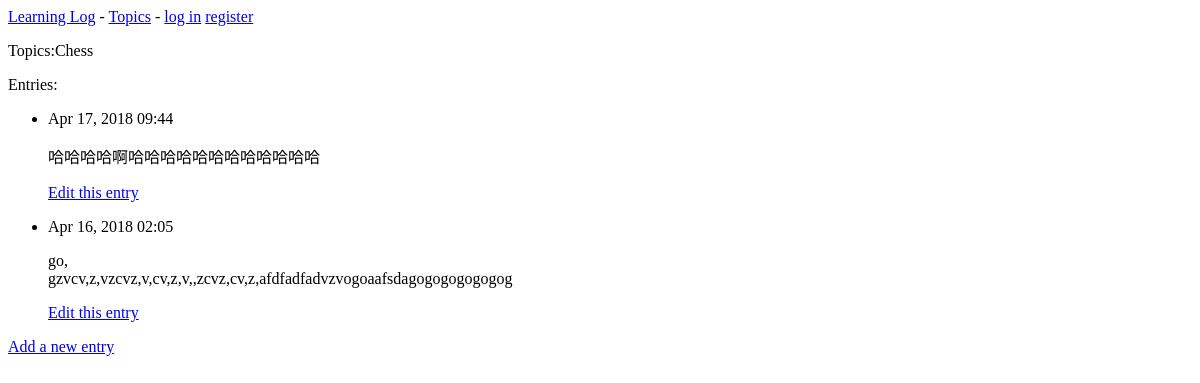
Page /topics/1/ on the earlier database version.
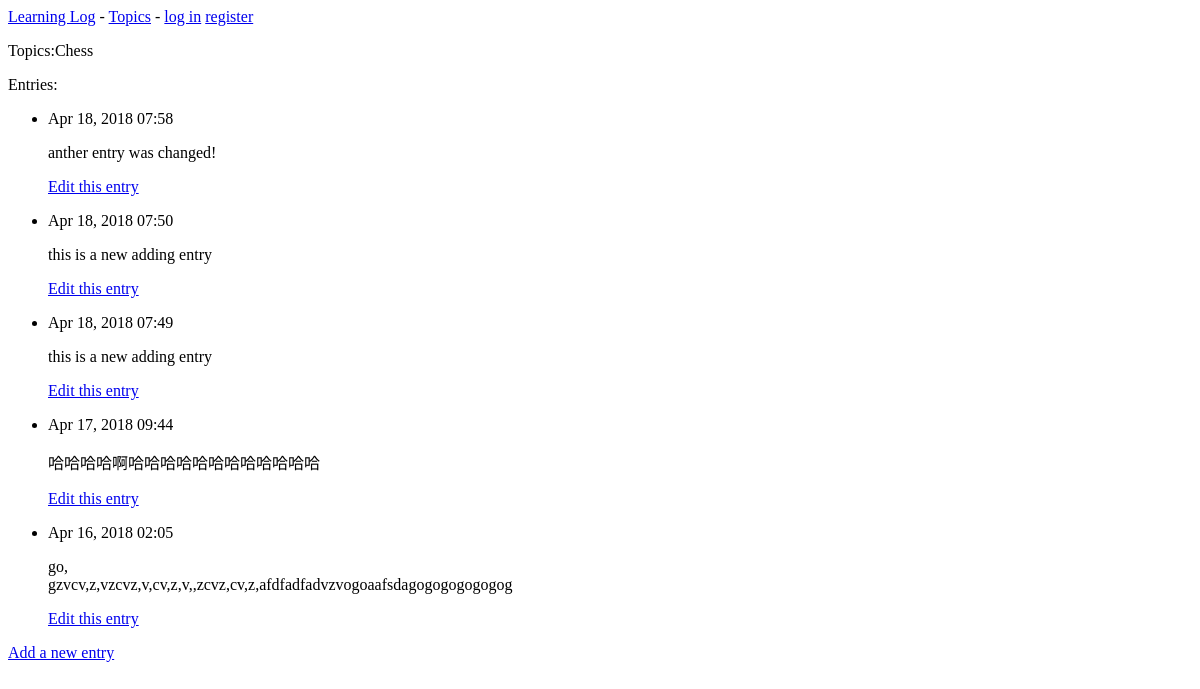
Same page on the later database version.
### learning_logs/models.py (models this page shows, shortened)
class Topic(models.Model):
	text = models.CharField(max_length=200)
	date_added = models.DateTimeField(auto_now_add=True)
	def __str__(self):
		return self.text

class Entry(models.Model):
	topic = models.ForeignKey(Topic, on_delete=models.CASCADE, null=True)
	text = models.TextField()
	date_added = models.DateTimeField(auto_now_add=True)
	class Meta:
		verbose_name_plural = 'entries'

### learning_logs/views.py (the view)
# urls.py: path('topics/<int:topic_id>/', views.topic, name='topic'),
def topic(request, topic_id):
	topic = Topic.objects.get(id=topic_id)
	entries = topic.entry_set.order_by("-date_added")
	context = {'topic': topic, 'entries': entries}
	return render(request, 'learning_logs/topic.html', context)

### learning_logs/templates/learning_logs/topic.html
{% extends "learning_logs/base.html" %}
{% block content %}
  <p>Topics:{{ topic }}</p>
  <p>Entries:</p>
  <ul>
      {% for entry in entries %}
        <li>
            <p>{{ entry.date_added|date:'M d, Y H:i' }}</p>
            <p>{{ entry.text|linebreaks }}</p>
            <a href="{% url 'learning_logs:edit_entry' entry.id%}">Edit this entry</a>
        </li>
      {% empty %}
        <li>No entry have been added yet.</li>
      {% endfor %}
  </ul>
  <a href="{% url 'learning_logs:new_entry' topic.id%}">Add a new entry</a>
{% endblock content %}

### learning_logs/templates/learning_logs/base.html
<p>
    <a href="{% url 'learning_logs:index' %}">Learning Log</a> -
    <a href="{% url 'learning_logs:topics' %}">Topics</a> -
    {% if user.is_authenticated %}
      Hello,{{ user.username }} -
    <a href="{% url 'users:logout' %}">log out</a>
    {% else %}
      <a href="{% url 'users:login' %}">log in</a>
      <a href="{% url 'users:register' %}">register</a>
    {% endif %}
</p>
{% block content %}{% endblock content %}

Differences in the rows shown:
added Entry: date_added "Apr 18, 2018 07:58", text "anther entry was changed!"
added Entry: date_added "Apr 18, 2018 07:50", text "this is a new adding entry"
added Entry: date_added "Apr 18, 2018 07:49", text "this is a new adding entry"
